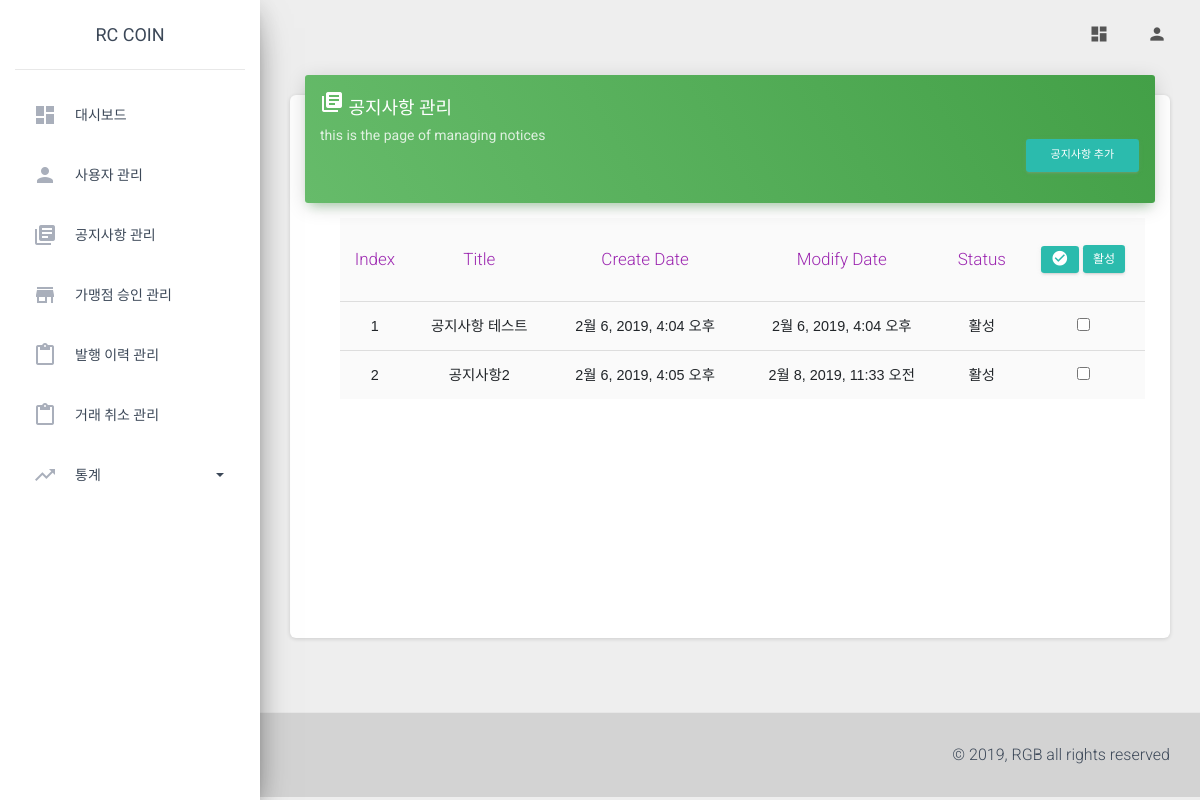
Before: /operate/notice/ (signed in) with the older database file.
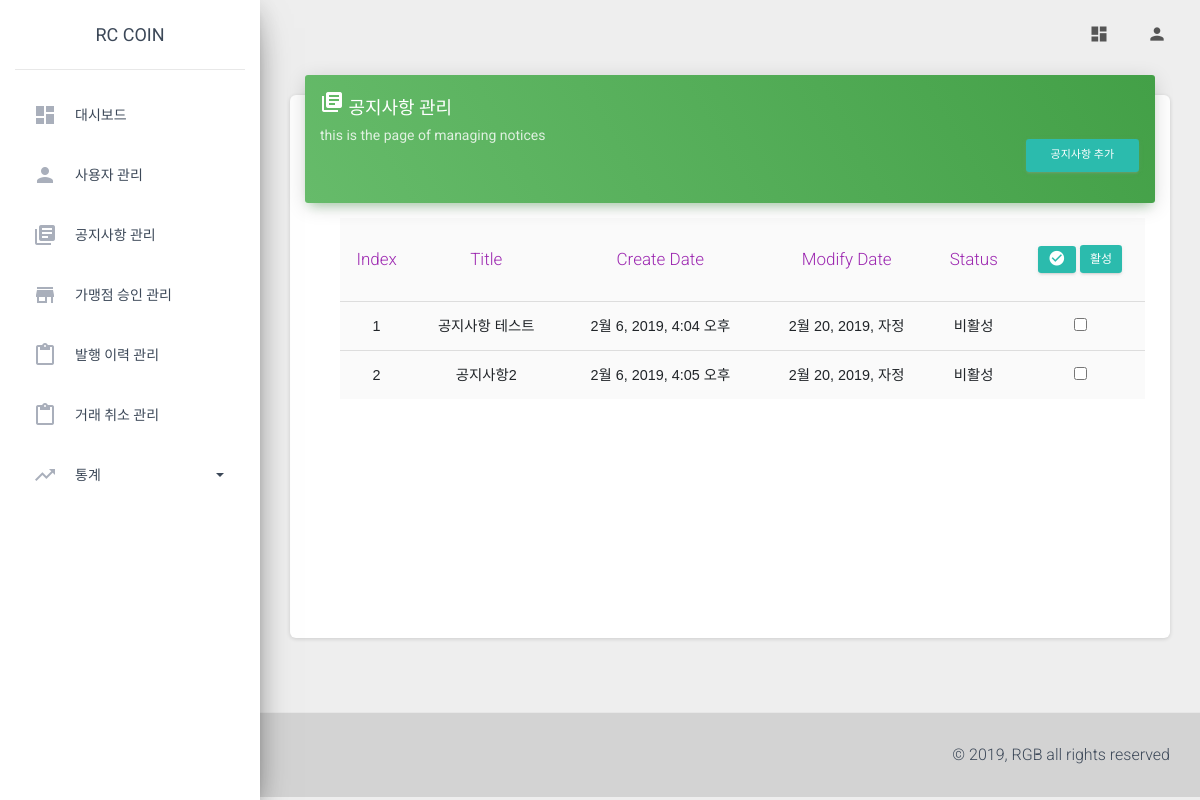
After: the same page with the newer database file.
### info/models.py (models this page shows)
class Notice(models.Model):
    title = models.CharField('TITLE', max_length=100)
    content = models.TextField('CONTENT')
    writer = models.ForeignKey(User, null=True, on_delete=models.CASCADE)
    create_date = models.DateTimeField('CREATE_DATE', auto_now_add=True)
    modify_date = models.DateTimeField('MODIFY_DATE', auto_now=True)
    status = models.CharField('STATUS', max_length=1, default='Y')

### operate/views.py (the view, shortened to what this page needs)
    def wrapper(*args, **kwargs):
        request = args[0]
        request_url = request.resolver_match.url_name
        key = 'admin_name'
        context = {}
        if key in request.session:
            if bool(request.session['admin_name'] == 'admin_server') & bool(request_url != 'network') & bool(request_url != 'dashboard'):
                return redirect('operate:dashboard')
            elif bool(request.session['admin_name'] == 'admin') & bool(request_url == 'network') & bool(request_url != 'dashboard'):
                return redirect('operate:dashboard')
            else:
                return fn(request)
        else:
            context['main'] = 'main'
            return render(request, 'operate/manage_main.html', {'main': 'main'})

### operate/views.py (called while the page is built, shortened)
def login_required(fn):
    def wrapper(*args, **kwargs):
        request = args[0]
        request_url = request.resolver_match.url_name
        key = 'admin_name'
        context = {}
        if key in request.session:
            if bool(request.session['admin_name'] == 'admin_server') & bool(request_url != 'network') & bool(request_url != 'dashboard'):
                return redirect('operate:dashboard')
            elif bool(request.session['admin_name'] == 'admin') & bool(request_url == 'network') & bool(request_url != 'dashboard'):
                return redirect('operate:dashboard')
            else:
                return fn(request)
        else:
            context['main'] = 'main'
            return render(request, 'operate/manage_main.html', {'main': 'main'})
    return wrapper

@login_required
def manage_notice(request):
    context = {}
    context['notice_list'] = Notice.objects.all()
    return render(request, 'operate/manage_notice.html', (context))

### operate/templates/operate/manage_notice.html (shortened to what this page needs)
{% extends './base.html' %}
{% block content %}
  <div class="content" style="margin-top: 35px;">
    <div class="container-fluid">
      <div class="row">
        <div class="col-md-12">
          <div class="card">
            <div class="card-header card-header-success">
              <h4 class="card-title "><i class="material-icons">library_books</i>&nbsp;공지사항 관리</h4>
              <p class="card-category">this is the page of managing notices
                <a href="{% url 'operate:notice_add' %}" class="btn btn-default btn-sm my-3" style=" padding: 1% 3% 1% 3%; float: right;">공지사항 추가</a>
              </p>
            </div>
            <div class="card-body scrollbar scrollbar-primary" style="height: 400px!important;">
              <div class="table table-hover table-border">
                <table class="table table-border">
                  <thead class=" text-primary" align="center">
                    <th>Index</th>
                    <th>Title</th>
                    <th>Create Date</th>
                    <th>Modify Date</th>
                    <th>Status</th>
                    <th>
                      <a class="btn btn-default btn-sm my-3 select_all" style="padding: 5px 10px 5px 10px; margin: 0 0 0 0;" data-type="false"><i class="material-icons">check_circle</i></a>
                      <a href="#layer" class="btn_layer_pop btn btn-default" class="btn btn-default btn-sm my-3" style="padding: 5.5px 10px 5.5px 10px; margin: 0 0 0 0;">활성</a>
                    </th>
                  </thead>
                  <tbody>
                    {% for notice in notice_list %}
                      <tr align="center">
                        <td class="notice_id" onClick="location.href='{% url "operate:notice_edit" notice_id=notice.id %}'">{{ notice.id }}</td>
                        <td class="title{{ notice.id }}" onClick="location.href='{% url "operate:notice_edit" notice_id=notice.id %}'">{{ notice.title }}</td>
                        <td onClick="location.href='{% url "operate:notice_edit" notice_id=notice.id %}'">{{ notice.create_date }}</td>
                        <td onClick="location.href='{% url "operate:notice_edit" notice_id=notice.id %}'">{{ notice.modify_date }}</td>
                        {% if notice.status == 'Y' %}
                        <td onClick="location.href='{% url "operate:notice_edit" notice_id=notice.id %}'">활성</td>
                        {% else %}
                        <td onClick="location.href='{% url "operate:notice_edit" notice_id=notice.id %}'">비활성</td>
                        {% endif %}
                        <td><input name="box" class="box" data="{{ notice.id }}" type="checkbox"></td>
                      </tr>
                    {% endfor %}
                  </tbody>
                </table>
              </div>
            </div>
          </div>
        </div>
      </div>
    </div>
  </div>
{% endblock content %}

Changed rows visible on the page:
changed Notice "공지사항 테스트": modify_date "2월 6, 2019, 4:04 오후" → "2월 20, 2019, 자정"; status "활성" → "비활성"
changed Notice "공지사항2": modify_date "2월 8, 2019, 11:33 오전" → "2월 20, 2019, 자정"; status "활성" → "비활성"
